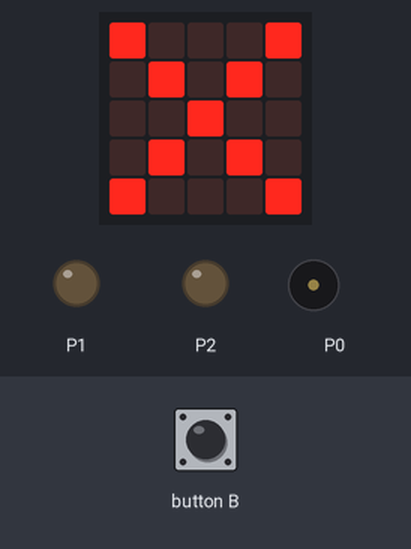
Simulated run of this program. Board: BBC micro:bit (MakeCode). Shown: the board's 5×5 LED display, output pins drawn as LEDs (lit = HIGH), buzzer (waves = sounding). Dashed ring = blinking. The test bench sets the inputs (shaded band). Pins used as bus, display or sensor lines are not drawn.

Above: at 1.6 s.
1.7 s: button B pressed for 0.15 s
At 3.01 s:
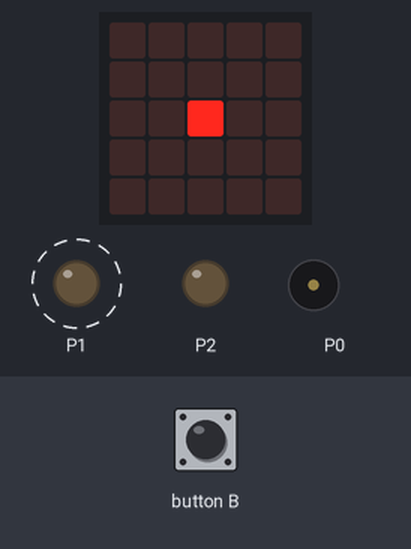
At 8.4 s:
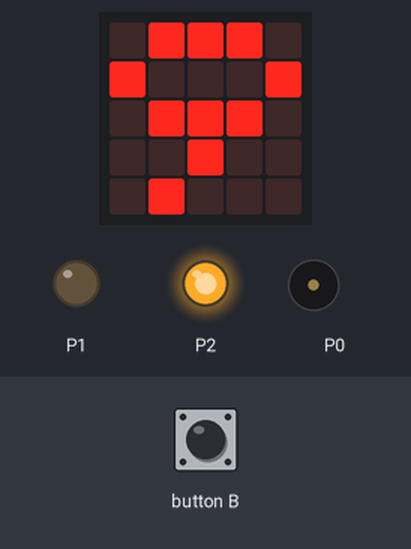
Timing chart, 0 to 17.4 s (numbered marks = the images above; inputs shaded):
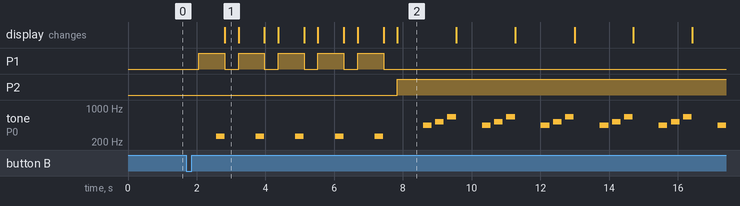

Measured:
- after the input at 1.7 s, P1: alternates HIGH for 0.76 s and LOW for 0.40 s, 10 changes in all, then stays LOW, starting after 0.36 s; P2: LOW → HIGH after 6.1 s
- what the display in image 1 shows lasts 0.4 s, from 2.8 s to 3.2 s

The program:

main.ts
```typescript
input.onButtonPressed(Button.B, function () {
    pulsado = 1
})
let pulsado = 0
basic.showLeds(`
    # . . . #
    . # . # .
    . . # . .
    . # . # .
    # . . . #
    `)
pulsado = 0
let tiempo = 9
basic.forever(function () {
    if (pulsado == 0) {
        pins.digitalWritePin(DigitalPin.P0, 1)
        pins.digitalWritePin(DigitalPin.P1, 0)
        pins.digitalWritePin(DigitalPin.P2, 0)
        basic.showLeds(`
            # . . . #
            . # . # .
            . . # . .
            . # . # .
            # . . . #
            `)
        tiempo = 9
    }
    if (pulsado == 1) {
        for (let index = 0; index < 5; index++) {
            pins.digitalWritePin(DigitalPin.P0, 0)
            pins.digitalWritePin(DigitalPin.P1, 1)
            basic.showLeds(`
                # . . . #
                . # . # .
                . . # . .
                . # . # .
                # . . . #
                `)
            basic.pause(100)
            music.playTone(262, music.beat(BeatFraction.Half))
            pins.digitalWritePin(DigitalPin.P1, 0)
            basic.showLeds(`
                . . . . .
                . . . . .
                . . # . .
                . . . . .
                . . . . .
                `)
        }
        pins.digitalWritePin(DigitalPin.P0, 0)
        pins.digitalWritePin(DigitalPin.P1, 0)
        pins.digitalWritePin(DigitalPin.P2, 1)
        for (let index = 0; index < 10; index++) {
            basic.showString("" + (tiempo))
            tiempo += -1
            music.playTone(440, music.beat(BeatFraction.Half))
            basic.pause(100)
            music.playTone(523, music.beat(BeatFraction.Half))
            basic.pause(100)
            music.playTone(659, music.beat(BeatFraction.Half))
        }
        for (let index = 0; index < 8; index++) {
            music.playTone(523, music.beat(BeatFraction.Quarter))
            basic.pause(200)
        }
        pins.digitalWritePin(DigitalPin.P2, 0)
        pulsado = 0
        tiempo = 9
    }
})
```

test.ts
```typescript
// aquí va el archivo "tests"; esto no se compilará cuando este paquete se utilice como una extensión.
```
